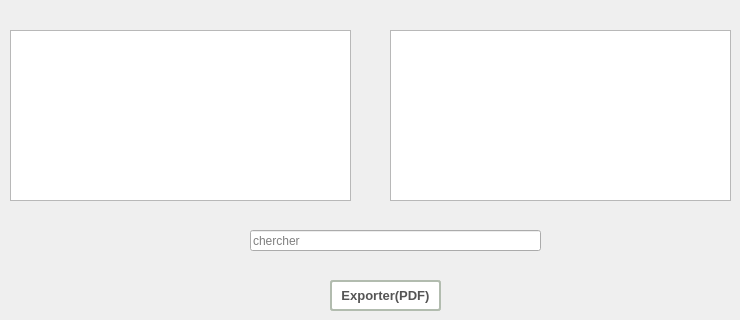
       <widget class="QWidget" name="tab_4">
        <attribute name="title">
         <string>tout les informations </string>
        </attribute>
        <widget class="QTableView" name="tableView_course_7">
         <property name="geometry">
          <rect>
           <x>10</x>
           <y>30</y>
           <width>341</width>
           <height>171</height>
          </rect>
         </property>
         <property name="styleSheet">
          <string notr="true"/>
         </property>
        </widget>
        <widget class="QTableView" name="tableView_course_8">
         <property name="geometry">
          <rect>
           <x>390</x>
           <y>30</y>
           <width>341</width>
           <height>171</height>
          </rect>
         </property>
         <property name="styleSheet">
          <string notr="true"/>
         </property>
        </widget>
        <widget class="QLineEdit" name="edit_rechavanc_prod_7">
         <property name="geometry">
          <rect>
           <x>250</x>
           <y>230</y>
           <width>291</width>
           <height>21</height>
          </rect>
         </property>
         <property name="placeholderText">
          <string>chercher</string>
         </property>
        </widget>
        <widget class="QPushButton" name="pushButton_41">
         <property name="geometry">
          <rect>
           <x>330</x>
           <y>280</y>
           <width>111</width>
           <height>31</height>
          </rect>
         </property>
         <property name="styleSheet">
          <string notr="true"> padding:3px;
 border:2px solid #B2BCAF ;
 border-radius:3px;
font:bold 13px Arial;
color:#555;
background-color: white ;</string>
         </property>
         <property name="text">
          <string>Exporter(PDF)</string>
         </property>
        </widget>
       </widget>
